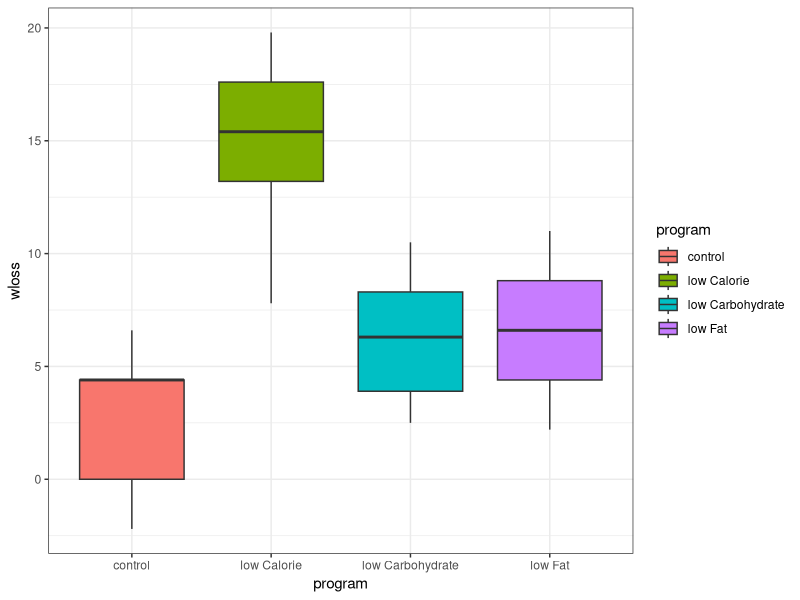

Write the R code that produced this figure. (Note: this script raises an error after producing the figure.)
#******************************************************************************************************
# Applied generalized linear model - FS 
# Viviana Amati 
# Social Network Labs
# Department of Humanities, Social and Political Sciences
# ETH Zurich
# 10 March 2020

# This script provides the code to make inference using ANOVA and ANCOVA.
# The commented output is in the lecture notes.
#******************************************************************************************************


#-----------------------------------------------------------------------------------------------------
# Setting directory and loading packages
#-----------------------------------------------------------------------------------------------------
setwd("...")
library(ggplot2)
library(tidyr)


#-----------------------------------------------------------------------------------------------------
# One-way ANOVA
#-----------------------------------------------------------------------------------------------------
# A clinical trial is run to evaluate the effect of several weight loss programs.
# 20 participants are randomly assigned to one of the programs and are counseled on the details 
# of the assigned program. Participants follow the assigned program for 8 weeks. 
# The outcome of interest is weight loss, defined as the difference in weight measured at the start of 
# the study (baseline) and weight measured at the end of the study (8 weeks), measured in Kilograms. 
# Thus, a positive value indicate a weight loss, while a negative value a weight gain.

# Three weight loss programs and one control group are considered :
# - low calorie diet
# - low fat diet 
# - low carbohydrate diet
# - control group: participants are told that they are participating in a study of healthy behaviors 
#   with weight loss only one component of interest. The control group is included to assess the placebo effect 
#   (i.e., weight loss due to simply participating in the study). 

# Is there any difference in the effects of the weight loss programs?

#----------------------------------------------
# Reading data and descriptives
#----------------------------------------------
weightOrig <- read.csv("weightloss.csv")
weightOrig

# Arrange the data set so that each observation is a row
weight <- weightOrig %>% gather(subject, wloss, subj1:subj5)
head(weight)

# Box-plot, mean and variance by program
ggplot(aes(x=program, y=wloss, fill=program), data=weight) +
  geom_boxplot() + theme_bw()
tapply(weight$wloss, weight$program, mean) 
tapply(weight$wloss, weight$program, var) 

# ANOVA
mod1 <- aov(wloss ~ program, data=weight, contrasts = list(program = "contr.sum")) 
# The argument contrasts = list(program = "contr.sum") tells R to use the deviation regressors 
# otherwise R by default use the parametrization using the dummy model
# Try 
# mod2 <- aov(wloss ~ program, data=weight) 
# model.matrix(mod2)
model.matrix(mod1) # by default, the last level is taken as reference
head(weight)

# We would like to set the control variable as our reference
weight$program <- factor(weight$program,levels(weight$program)[c(2:4,1)]) # reordering levels so that control is the reference
mod1 <- aov(wloss ~ program, data=weight, contrasts = list(program = "contr.sum")) 
model.matrix(mod1)
summary(mod1) # ANOVA table
summary.lm(mod1) # ANOVA model

# Diagnostics
par(mfrow=c(2,2))
plot(mod1)
bartlett.test(wloss ~ program, data=weight) # Bartlett's test for equality of variance

# Interpretation
summary(mod1) 
summary.lm(mod1)
intercept <- mean(weight$wloss)
intercept
alphas <- tapply(weight$wloss, weight$program, mean) - mean(weight$wloss) 
alphas
# What is the average for the control group?

# Compare all the pairs of programs
TukeyHSD(mod1)

# Relation between ANOVAand LRM model with dummy variables
weight$program <- relevel(weight$program, ref="control")
mod2 <- lm(wloss ~ program, data=weight)
summary(mod2)
# What is the average for the control group?
# What about the F-test?


#-----------------------------------------------------------------------------------------------------
# ANCOVA
#-----------------------------------------------------------------------------------------------------
# For a sample of adults American aged over 25 the following information has been collected:
# - inc: annual income (thousands of dollars)
# - race: racial-ethnic group (b = black, h=hispanic, w=white)
# - educ: number of years of education (12 = high school graduate, 16 = college graduate)
# We considere the information collected on N=80 subjects from a larger sample the U.S. Bureau of census.

# Is there a relationship between race and income while controlling for education?
#----------------------------------------------
# Reading data and descriptives
#----------------------------------------------
income <- read.table("incomeRaceEduc.dat", header=TRUE)
head(income)
summary(income)

# Box-plot, mean and variance by race
ggplot(aes(x=race, y=inc, fill=race), data=income) +
  geom_boxplot() + theme_bw()
tapply(income$inc, income$race, mean) 
tapply(income$inc, income$race, var) 
ggplot(aes(x=educ, y=inc), data=income) +
  geom_point() + theme_bw()

# ANCOVA: deviation regressors and centred quantitative explanatory varibles
income$educCentred <- income$educ - mean(income$educ) # centering
mod3 <- aov(inc ~ race + educCentred, data=income, contrasts = list(race = "contr.sum")) 
model.matrix(mod3)

# Diagnostics
par(mfrow=c(2,2))
plot(mod3)

# Interpretation
summary(mod3) # ANCOVA table
summary.lm(mod3) # ANCOVA model
# What is the expected income for a subject with mean education and black racial-ethnic group?

# Interaction: does education has a different effect on income for different levels of race?
ggplot(income, aes(x=educ, y=inc, color=race)) +
  geom_point() + 
  geom_smooth(method=lm,se=FALSE) +  # Add linear regression lines
  theme_bw()
mod4 <- aov(inc ~ race + educCentred + race:educCentred, data=income, contrasts = list(race = "contr.sum")) 
summary(mod4) # ANCOVA table
summary.lm(mod4) # ANCOVA model
par(mfrow=c(2,2))
plot(mod4)

# Comparison with LRM with dummy variables and non-centred variables
income$race <- relevel(income$race, ref="w")
mod5 <- lm(inc ~ race + educ , data=income)
summary(mod5)

# Same test F and variance decomposition
anova(mod5)
summary(mod3)
